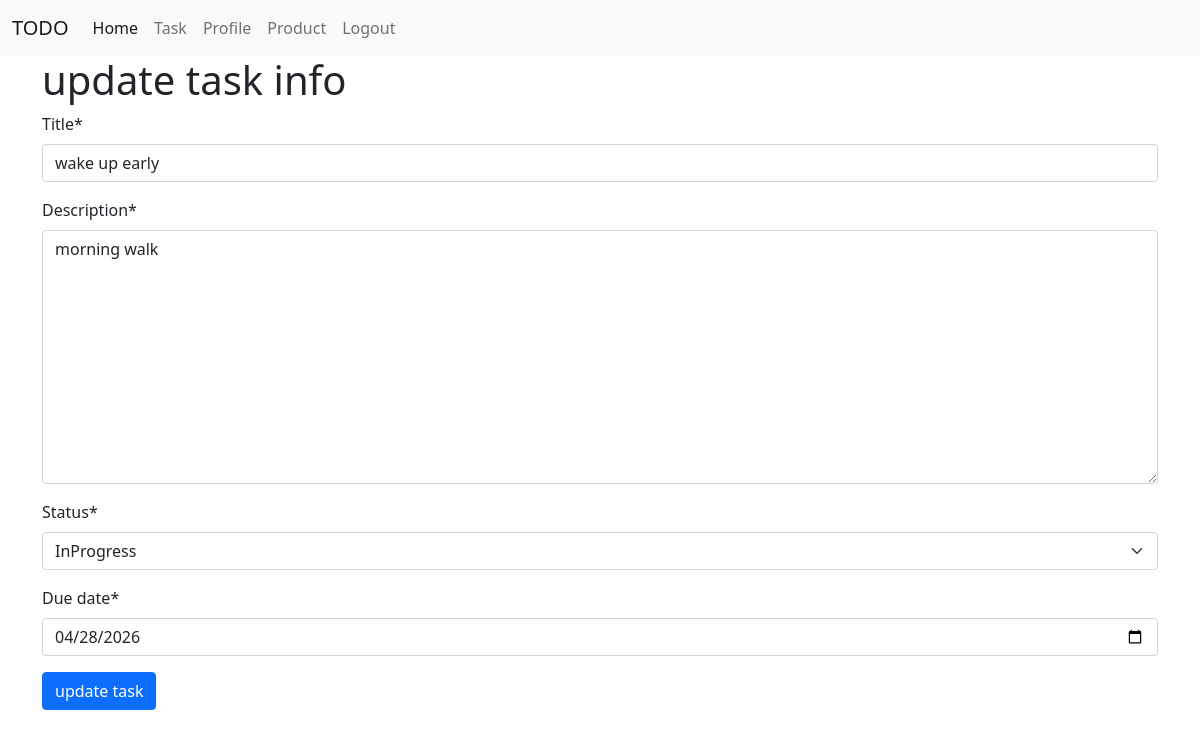
The page /update-task/1/ (signed in) on the database its author committed.
### tasks/models.py (models this page shows, shortened)
class TaskModel(models.Model):
    STATUS = {
        ('pending','pending'),
        ('InProgress','InProgress'),
        ('Completed','Completed'),
        ('Canceled','Canceled'),
    }
    title = models.CharField(max_length=200, null=True)
    description=models.TextField(null=True)
    status=models.CharField(max_length=20,choices=STATUS,null=True)
    due_date=models.DateField(null=True)
    created_at=models.DateField(auto_now_add=True,null=True)
    updated_at=models.DateField(auto_now=True,null=True)
    created_by=models.ForeignKey(CustomUserInfoModel,on_delete=models.CASCADE,null=True)

### tasks/views.py (the view)
# urls.py: path('update-task/<str:t_id>/',update_task,name='update_task'),
@login_required
def update_task(request,t_id):
    task_data = get_object_or_404(TaskModel,id=t_id)
    if request.method=='POST':
        form_data = TaskForm(request.POST,instance=task_data)
        if form_data.is_valid():
            data = form_data.save(commit=False)
            data.created_by = request.user
            data.save()
            return redirect('task_list')
    else:
             form_data=TaskForm(instance=task_data)
    context={
            'form_data' : form_data,
            'form_title' : 'update task info',
            'btn_name' : 'update task',
        }
    return render(request,'master/base-form.html',context)

### tasks/forms.py
class TaskForm(forms.ModelForm):
    class Meta:
        model = TaskModel
        fields=['title','description','status','due_date']
        exclude=['created_by']
        widgets={
            'due_date':forms.DateInput(attrs={'type' : 'date'}),
        }

### tasks/templates/master/base-form.html (shortened to what this page needs)
{% extends "master/base.html" %}
{% load crispy_forms_tags %}
{% block content %}
<h1>{{form_title}}</h1>
<form method="POST" enctype="multipart/form-data">
    {{form_data|crispy}}
    <button type="submit" class="btn btn-primary">{{btn_name}}</button>
</form>
{% endblock content %}

### rows shown on the page
TaskModel: title "wake up early", description "morning walk", status "InProgress", due_date "04/28/2026"

### other values the page prints
{{ btn_name }} "update task"
